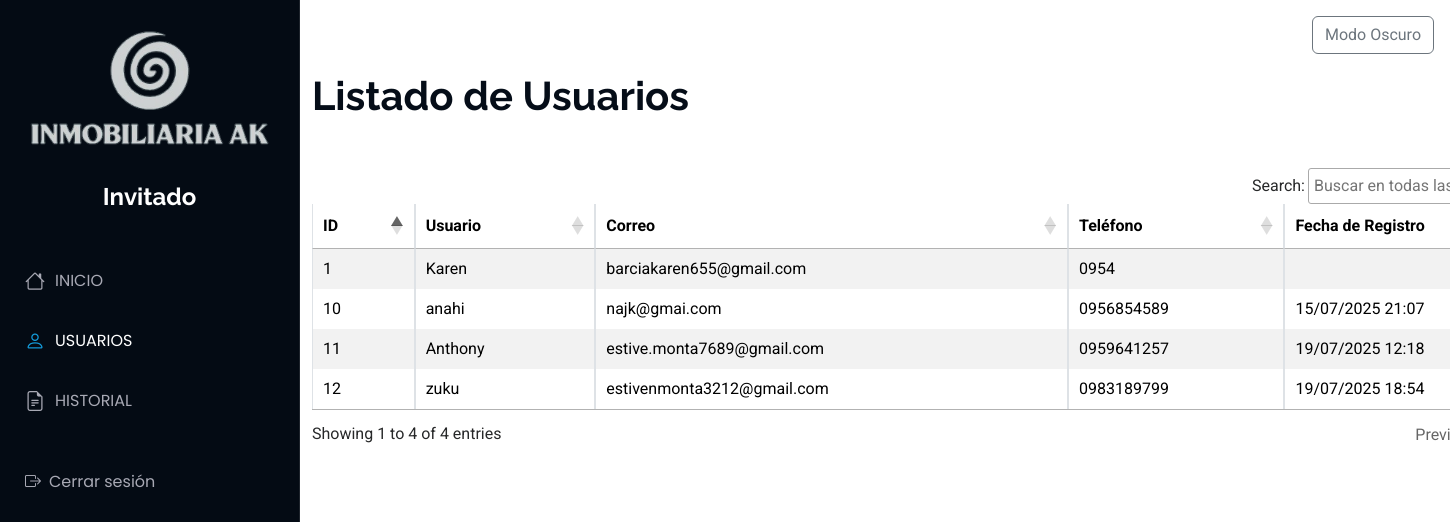
Page /Administrador/usuarios on the committed database.
### Aplicaciones/Usuario/models.py (models this page shows)
class Usuario(models.Model):
    usuario = models.CharField(max_length=150, unique=True)
    contrasena = models.CharField(max_length=128)
    correo = models.EmailField(unique=True,null=True, blank=True)
    telefono = models.CharField(null=True, blank=True)
    fecha_registro = models.DateTimeField(auto_now_add=True,null=True, blank=True)
    telegram_id = models.CharField(max_length=50, null=True, blank=True)

### Aplicaciones/Administrador/views.py (the view)
# urls.py: path('usuarios', views.usuarios, name='usuarios'),
def usuarios(request):
    usuarios = Usuario.objects.all()
    return render(request, 'usuarios.html', {'usuarios': usuarios})

### Aplicaciones/Administrador/templates/usuarios.html (shortened to what this page needs)
{% extends 'admin.html' %}
{% load static %}
{% block body %}
<main class="container mt-4"><br><br>
  <h1 class="mb-4"><b>Listado de Usuarios</b></h1><br>
  <table class="table table-striped table-bordered" id="adminuser">
    <thead>
      <tr>
        <th>ID</th>
        <th>Usuario</th>
        <th>Correo</th>
        <th>Teléfono</th>
        <th>Fecha de Registro</th>
      </tr>
    </thead>
    <tbody>
      {% for usuario in usuarios %}
      <tr>
        <td>{{ usuario.id }}</td>
        <td>{{ usuario.usuario }}</td>
        <td>{{ usuario.correo }}</td>
        <td>{{ usuario.telefono }}</td>
        <td>{{ usuario.fecha_registro|date:"d/m/Y H:i" }}</td>
      </tr>
      {% empty %}
      <tr>
        <td colspan="5" class="text-center">No hay usuarios registrados.</td>
      </tr>
      {% endfor %}
    </tbody>
  </table>
</main>
{% endblock %}

### tiendamue/static/plantilla/Port/assets/css/main.css (style rules this page uses)
:root { --default-font: "Roboto", system-ui, -apple-system, "Segoe UI", Roboto, "Helvetica Neue", Arial, "Noto Sans", "Liberation Sans", sans-serif, "Apple Color Emoji", "Segoe UI Emoji", "Segoe UI Symbol", "Noto Color Emoji"; --heading-font: "Raleway", sans-serif; --nav-font: "Poppins", sans-serif; }
:root { --background-color: #ffffff; --default-color: #272829; --heading-color: #050d18; --accent-color: #149ddd; --surface-color: #ffffff; --contrast-color: #ffffff; }
:root { --nav-color: #a8a9b4; --nav-hover-color: #ffffff; --nav-mobile-background-color: #040b14; --nav-dropdown-background-color: #040b14; --nav-dropdown-color: #a8a9b4; --nav-dropdown-hover-color: #ffffff; }
:root { scroll-behavior: smooth; }
body { color: var(--default-color); background-color: var(--background-color); font-family: var(--default-font); }
h1, h2, h3, h4, h5, h6 { color: var(--heading-color); font-family: var(--heading-font); }
@media (min-width: 1200px) { .header~main, .header~#footer { margin-left: 300px; } }

### rows in the picture
Usuario: id "1", usuario "Karen", correo "barciakaren655@gmail.com", telefono "0954"
Usuario: id "10", usuario "anahi", correo "najk@gmai.com", telefono "0956854589", fecha_registro "15/07/2025 21:07"
Usuario: id "11", usuario "Anthony", correo "estive.monta7689@gmail.com", telefono "0959641257", fecha_registro "19/07/2025 12:18"
Usuario: id "12", usuario "zuku", correo "estivenmonta3212@gmail.com", telefono "0983189799", fecha_registro "19/07/2025 18:54"
